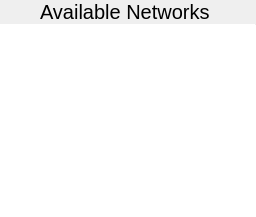
     <widget class="QWidget" name="networks">
      <property name="autoFillBackground">
       <bool>true</bool>
      </property>
      <layout class="QVBoxLayout" name="verticalLayout_4">
       <property name="spacing">
        <number>0</number>
       </property>
       <property name="leftMargin">
        <number>0</number>
       </property>
       <property name="topMargin">
        <number>0</number>
       </property>
       <property name="rightMargin">
        <number>0</number>
       </property>
       <property name="bottomMargin">
        <number>0</number>
       </property>
       <item>
        <layout class="QHBoxLayout" name="horizontalLayout_10">
         <property name="spacing">
          <number>0</number>
         </property>
         <item>
          <widget class="QPushButton" name="networksBackButton">
           <property name="sizePolicy">
            <sizepolicy hsizetype="Preferred" vsizetype="Preferred">
             <horstretch>0</horstretch>
             <verstretch>0</verstretch>
            </sizepolicy>
           </property>
           <property name="text">
            <string/>
           </property>
           <property name="icon">
            <iconset theme="go-previous">
             <normaloff>.</normaloff>.</iconset>
           </property>
           <property name="flat">
            <bool>true</bool>
           </property>
          </widget>
         </item>
         <item>
          <widget class="QLabel" name="label_10">
           <property name="sizePolicy">
            <sizepolicy hsizetype="Expanding" vsizetype="Preferred">
             <horstretch>0</horstretch>
             <verstretch>0</verstretch>
            </sizepolicy>
           </property>
           <property name="font">
            <font>
             <pointsize>15</pointsize>
            </font>
           </property>
           <property name="text">
            <string>Available Networks</string>
           </property>
           <property name="margin">
            <number>9</number>
           </property>
          </widget>
         </item>
         <item>
          <widget class="QPushButton" name="networksManualButton">
           <property name="sizePolicy">
            <sizepolicy hsizetype="Preferred" vsizetype="Preferred">
             <horstretch>0</horstretch>
             <verstretch>0</verstretch>
            </sizepolicy>
           </property>
           <property name="toolTip">
            <string>Enter Details Manually</string>
           </property>
           <property name="text">
            <string/>
           </property>
           <property name="icon">
            <iconset theme="list-add">
             <normaloff>.</normaloff>.</iconset>
           </property>
           <property name="flat">
            <bool>true</bool>
           </property>
          </widget>
         </item>
        </layout>
       </item>
       <item>
        <widget class="Line" name="line_4">
         <property name="maximumSize">
          <size>
           <width>16777215</width>
           <height>1</height>
          </size>
         </property>
         <property name="orientation">
          <enum>Qt::Horizontal</enum>
         </property>
        </widget>
       </item>
       <item>
        <widget class="QListView" name="AvailableNetworksList">
         <property name="frameShape">
          <enum>QFrame::NoFrame</enum>
         </property>
        </widget>
       </item>
      </layout>
     </widget>
